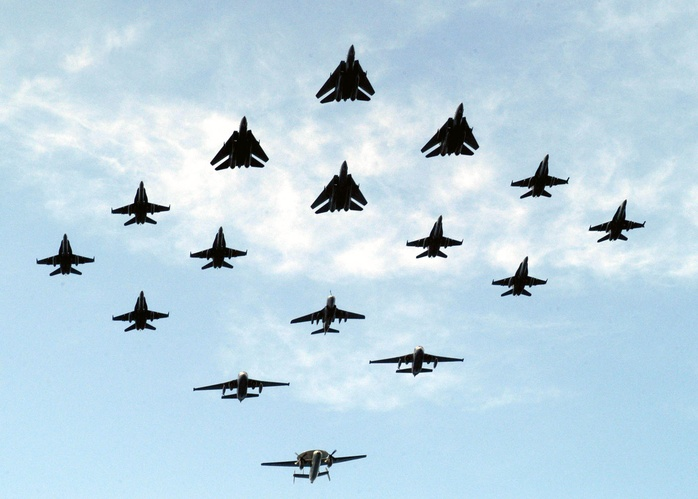
#> input picture samoloty/samolot00.jpg, 698 x 499 px, shrunk from 2100 x 1500 before the run
$ python main.py
#> lines starting #> are read from the running program, lines starting #| are printed output that depends on the picture; after the words box and inside, x2 and y2 are one past the last pixel; in counts of white or black regions, pixels touching at a corner belong together
import cv2
from matplotlib import pyplot
import numpy as np
import random

def main():
    pyplot.figure(figsize=(24, 11))
    samoloty = ['samoloty/samolot00.jpg', 'samoloty/samolot01.jpg', 'samoloty/samolot02.jpg',
                'samoloty/samolot03.jpg', 'samoloty/samolot04.jpg', 'samoloty/samolot05.jpg',
                'samoloty/samolot06.jpg', 'samoloty/samolot07.jpg', 'samoloty/samolot08.jpg',
                'samoloty/samolot09.jpg', 'samoloty/samolot10.jpg', 'samoloty/samolot11.jpg',
                'samoloty/samolot12.jpg', 'samoloty/samolot13.jpg', 'samoloty/samolot14.jpg',
                'samoloty/samolot15.jpg', 'samoloty/samolot16.jpg', 'samoloty/samolot17.jpg']

    for i, samolot in enumerate(samoloty):
        i = i + 1
        image = cv2.imread(samolot)
#> image is the input picture: shape (499, 698, 3); mean B, G, R 227, 212.9, 188.3
        newImage = image.copy()
        # (img/średnica sąsiedztwa pixkseli/
        # /Im większa wartość, tym kolory znajdujące się dalej od siebie zaczną się mieszać/
        # /Im większa jego wartość, tym więcej pikseli będzie się ze sobą mieszać)
        bilateral_image = cv2.bilateralFilter(newImage, 40, 10, 10)

        # Skala szarości
        gray = cv2.cvtColor(bilateral_image, cv2.COLOR_BGR2GRAY)
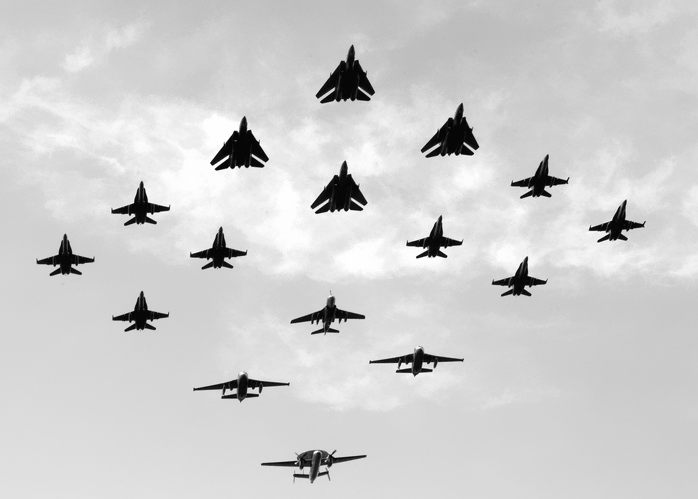
#> gray: shape (499, 698); min 4, max 254, mean 207.1
        blurred = cv2.GaussianBlur(gray, (5, 5), 0)
        # Poszukiwanie krawędzi Canny
        edged = cv2.Canny(blurred, 50, 200,L2gradient = True)
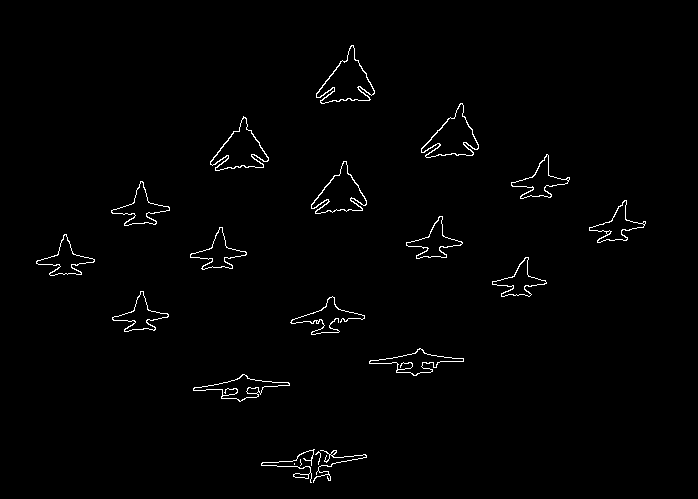
#> edged: shape (499, 698); 1.2% white in thin lines or dots, all inside (x1, y1, x2, y2) = (36, 45, 646, 483)
        # Poszukiwanie konturów
        # edged-obraz źródłowy, cv2.RETR_EXTERNAL-tryb pobierania konturów, cv2.CHAIN_APPROX_SIMPLE-metoda aproksymacji konturów.
        contours, hierarchy = cv2.findContours(edged,cv2.RETR_EXTERNAL, cv2.CHAIN_APPROX_SIMPLE)
#> contours = 20 contours, 3 with area under 20; largest, box (x1, y1, x2, y2) and area: (316, 45, 375, 104) 1626, (421, 103, 479, 158) 1486, (210, 116, 269, 171) 1482, (311, 161, 367, 214) 1405, (193, 374, 290, 402) 962

        for j in range(0, len(contours)):
            end_picture = cv2.drawContours(newImage, contours, j, (random.randint(0, 255), random.randint(0, 255), random.randint(0, 255)), 3)
#> this loop made 20 passes
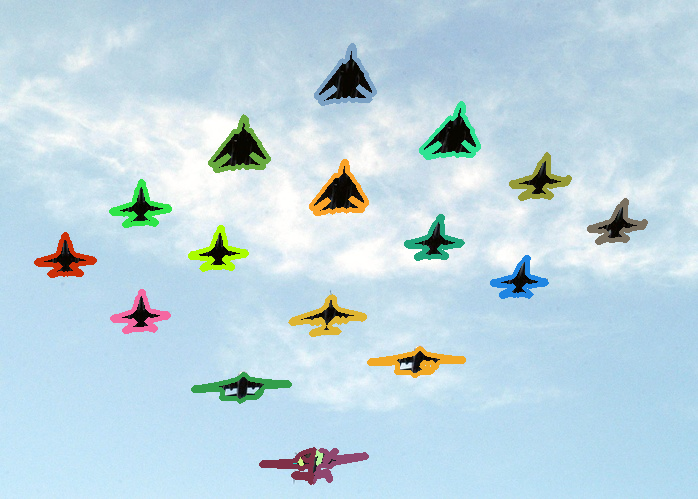
#> newImage: shape (499, 698, 3); 4.68% of pixels changed, all inside (x1, y1, x2, y2) = (34, 43, 648, 485)

        plot = pyplot.subplot(6, 3, i)
        pyplot.axis('off')
        pyplot.tight_layout(pad=0)
        pyplot.subplots_adjust(wspace=None, hspace=None)
        plot.imshow(end_picture, cmap=pyplot.cm.gray)
#> pass 2 of the loop in main, `for i, samolot in enumerate(samoloty):`:
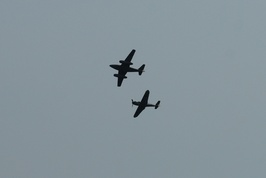
#> input picture samoloty/samolot01.jpg, 266 x 178 px, shrunk from 800 x 536 before the run
#> in main, image is the input picture: shape (178, 266, 3); mean B, G, R 155.1, 147.8, 133.8
#> bilateral_image: shape (178, 266, 3)
#> gray: shape (178, 266)
#> blurred: shape (178, 266)
#> in main, `edged = cv2.Canny(blurred, 50, 200,L2gradient = True)`:
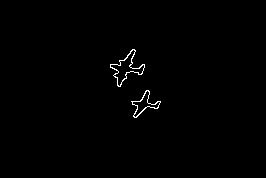
#> edged: shape (178, 266); 0.62% white in thin lines or dots, all inside (x1, y1, x2, y2) = (110, 49, 161, 118)
#> contours = 2 contours; box (x1, y1, x2, y2) and area: (110, 49, 145, 87) 415, (131, 90, 161, 118) 248
#> the loop in main, `for j in range(0, len(contours)):` made 2 passes
#> pass 2, in main, `end_picture = cv2.drawContours(newImage, contours, j, (random.randint(..`:
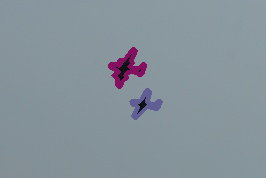
#> end_picture: shape (178, 266, 3); mean B, G, R 155.4, 146.7, 134.5
#> pass 3 of the loop in main, `for i, samolot in enumerate(samoloty):`:
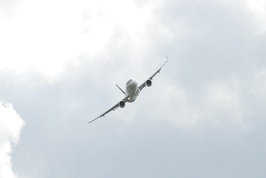
#> input picture samoloty/samolot02.jpg, 266 x 178 px, shrunk from 800 x 536 before the run
#> in main, image is the input picture: shape (178, 266, 3); mean B, G, R 230.6, 225.9, 220.1
#> in main, `edged = cv2.Canny(blurred, 50, 200,L2gradient = True)`:
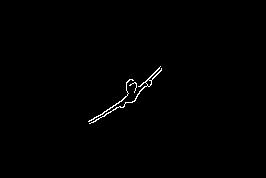
#> edged: shape (178, 266); 0.58% white in thin lines or dots, all inside (x1, y1, x2, y2) = (88, 66, 162, 124)
#> contours = 3 contours, 1 with area under 20; largest, box (x1, y1, x2, y2) and area: (89, 66, 162, 124) 81, (88, 79, 134, 122) 30
#> the loop in main, `for j in range(0, len(contours)):` made 3 passes
#> pass 3, in main, `end_picture = cv2.drawContours(newImage, contours, j, (random.randint(..`:
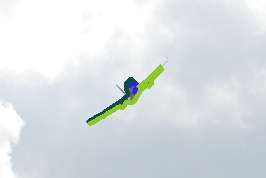
#> end_picture: shape (178, 266, 3); mean B, G, R 228.3, 225.3, 218.6
#> the loop made 7 passes; the first 3 are shown

    pyplot.savefig('zad-1.jpg', bbox_inches='tight', pad_inches=0)

if __name__ == '__main__':
#> (the run stopped early here; a loop or call above may not have finished)
